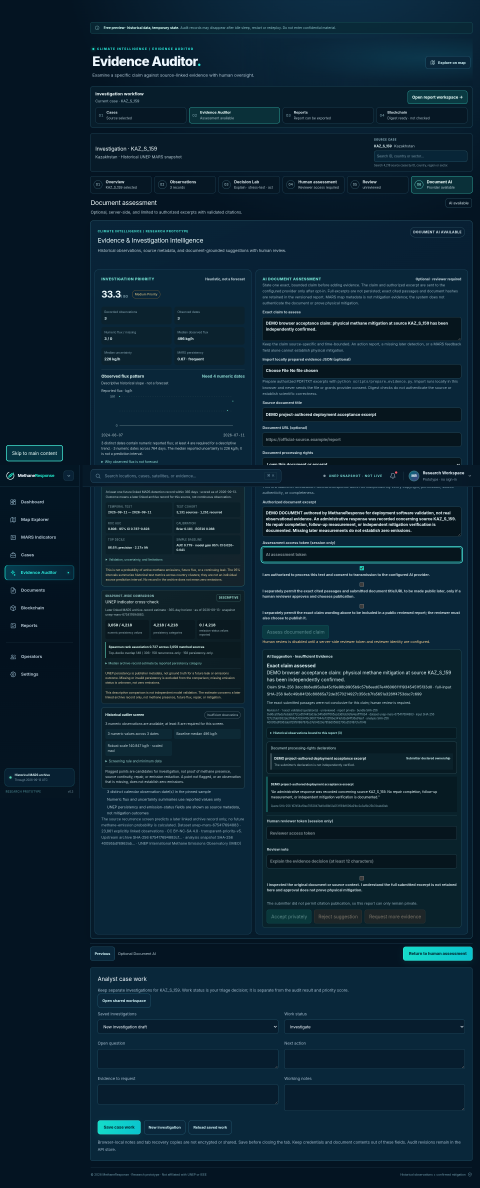
#> input picture docs/evidence/render-preview-2026-10-21/deepseek-public.png, 1440 x 3562 px (shown at 1/3 size)
$ python -i render.py   (imports and definitions only)
#> lines starting #> are read from the running program, lines starting #| are printed output that depends on the picture
#!/usr/bin/env python3
"""Final documentary edit: actual UI, authored diagrams, retained proof data.

Camera transforms use fractional coordinates and fixed focus regions. No cursor
is added to stills. The recorded browser cursor remains part of actual footage.
"""
import bisect,concurrent.futures,hashlib,json,math,multiprocessing,os,subprocess,sys
from functools import lru_cache
from pathlib import Path
import numpy as np
from PIL import Image,ImageDraw
HERE=Path(__file__).resolve().parent;ROOT=HERE.parents[2]
OUT=ROOT/'delivery-output/final-v15-TAKE01';FPS=25;W=1920;H=1080
sys.path.insert(0,str(HERE.parent/'delivery-2026-10-19-final-v12'))
from visuals import background,text,lines,rect,line,dot,ease,lerp,font,TEAL,WHITE,MUTED,AMBER,CORAL,INK
# [1 line that did not run here, left out]
SYNC=None;PROOF=None;CAPTIONS=[];CLIPS={};CAP_STARTS=[];PLAN_EXPLANATIONS=None
# [4 lines left out: function run, not called in this run]
def sha(p):return hashlib.sha256(p.read_bytes()).hexdigest()
# [34 lines left out: function load, not called in this run]
def label(im,xy,s,color=TEAL):text(im,xy,s.upper(),20,color,True)
# [22 lines left out: functions pill, top, caption, not called in this run]
def title(im,kicker,value,t,size=66):
    u=ease(t/.8);label(im,(128,165+12*(1-u)),kicker)
    lines(im,(128,211+16*(1-u)),value,size,1630,WHITE,True,spacing=1.1)
# [5 lines left out: function card, not called in this run]
def arrows(im,x,y,w=88,t=5):
    u=ease(t/.8);line(im,[(x,y),(x+w*u,y)],TEAL,3)
    if u>.95:line(im,[(x+w-12,y-8),(x+w,y),(x+w-12,y+8)],TEAL,3)
# [130 lines left out: functions hook, position, proof, close, ui_window, archive_source and 3 more, not called in this run]
def render_scene(scene,smoke=False):
    sid=scene['id'];duration=scene['end']-scene['start'];version=sha(HERE/'render.py')[:10];folder=OUT/(('smoke-' if smoke else 'segments-')+version);folder.mkdir(exist_ok=True)
    dest=folder/f'{sid}.mp4'
    if dest.exists():return str(dest)
    partial=folder/f'{sid}.partial.mp4'
    clips=CLIPS.get(sid,[]);decoders=[]
    for i,c in enumerate(clips):
        p=prepare_clip(c,f'{sid}-{i}')
        decoders.append(subprocess.Popen(['ffmpeg','-v','error','-threads','1','-i',str(p),'-pix_fmt','rgb24','-f','rawvideo','-'],stdout=subprocess.PIPE,stderr=subprocess.DEVNULL))
    # Smoke renders the hardest complete scene, including camera return.
    log=open(folder/f'{sid}.log','wb')
    encoder=subprocess.Popen(['ffmpeg','-v','error','-f','rawvideo','-pixel_format','rgb24','-video_size','1920x1080','-framerate','25','-i','-','-an','-vf','scale=in_range=full:out_range=tv:out_color_matrix=bt709,format=yuv420p','-c:v','libx264','-preset','fast','-crf','18','-threads','2','-color_primaries','bt709','-color_trc','bt709','-colorspace','bt709','-fps_mode','cfr','-y',str(partial)],stdin=subprocess.PIPE,stderr=log)
    ends=np.cumsum([c['duration'] for c in clips]);begin=0
    try:
        for f in range(round(duration*25)):
            t=f/25;source=None;clip=None;local=0
            if clips:
                i=min(len(clips)-1,bisect.bisect_right(ends,t));clip=clips[i];local=t-(0 if i==0 else ends[i-1])
                data=decoders[i].stdout.read(W*H*3)
                if len(data)!=W*H*3:raise RuntimeError(f'Source ended early: {sid}/{f}')
                source=Image.frombytes('RGB',(W,H),data)
            encoder.stdin.write(render_frame(scene,t,source,clip,local).tobytes())
        encoder.stdin.close()
        if encoder.wait():raise RuntimeError((folder/f'{sid}.log').read_text())
    finally:
        if encoder.poll() is None:encoder.kill();encoder.wait()
        log.close()
        for d in decoders:
            d.stdout.close()
            if d.poll() is None:d.terminate()
            d.wait()
    partial.rename(dest)
    print(json.dumps({'rendered':sid,'seconds':duration}),flush=True);return str(dest)
# [14 lines left out: function main, not called in this run]
# [1 line not run here, left out]

>>> import cv2
>>> picture = cv2.imread('../../evidence/render-preview-2026-10-21/deepseek-public.png', cv2.IMREAD_GRAYSCALE)
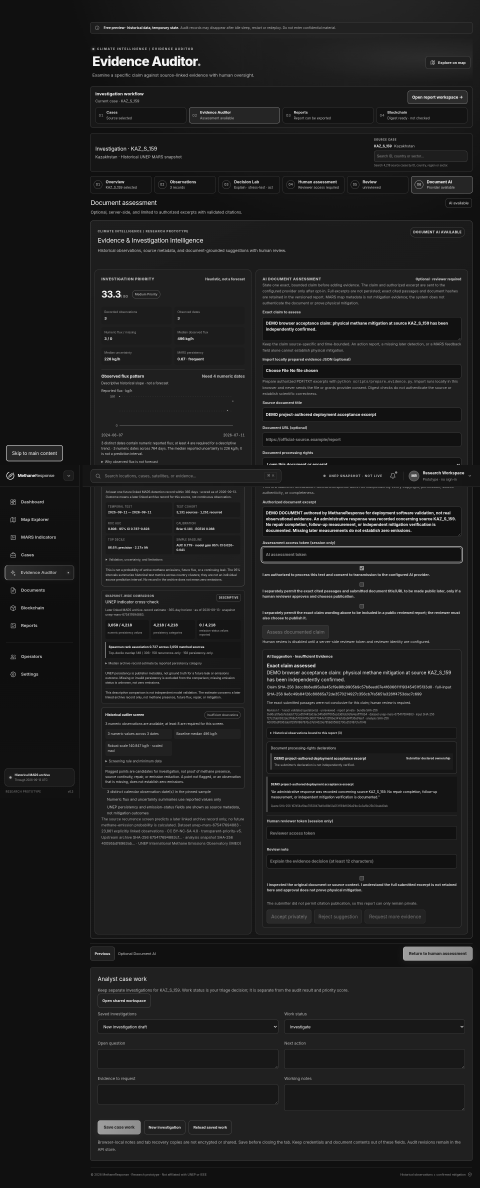
#> picture: shape (3562, 1440) (shown at 1/3 size); min 6, max 250, mean 30.5
>>> result = render_scene(picture)
#> (the run stopped early here; a loop or call above may not have finished)

$ run again, on docs/evidence/render-preview-2026-10-21/dashboard-ready-public.png
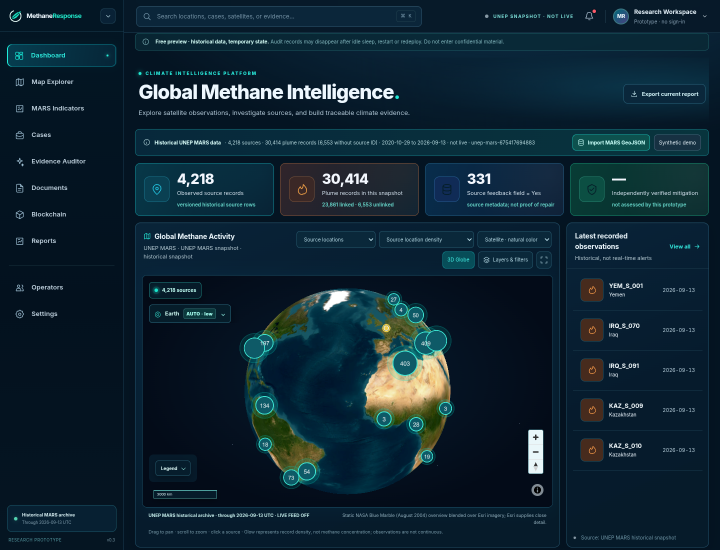
#> input picture docs/evidence/render-preview-2026-10-21/dashboard-ready-public.png, 1440 x 1100 px (shown at 1/2 size)
#> `picture = cv2.imread('../../evidence/render-preview-2026-10-21/deepsee..`:
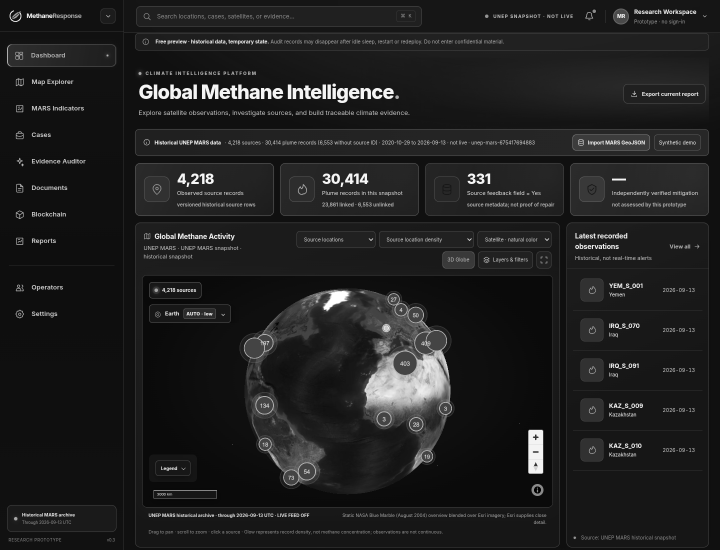
#> picture: shape (1100, 1440) (shown at 1/2 size); min 0, max 255, mean 31.9
